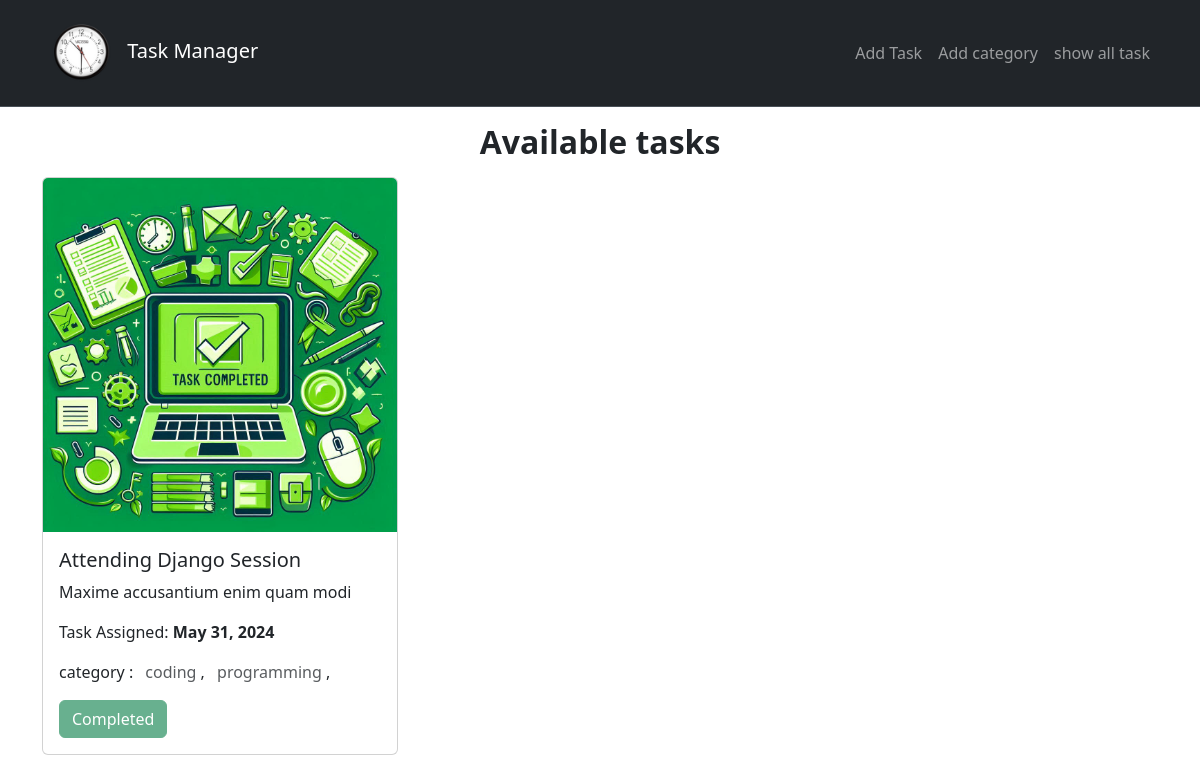
The page / on the database its author committed.
### task/models.py (models this page shows, shortened)
class Task(models.Model):
    title = models.CharField(max_length=300, verbose_name="Task Title")
    description = models.TextField(verbose_name="Task Description")
    is_completed = models.BooleanField(
        default=False, verbose_name="Is task completed?")
    task_assigned = models.DateField(auto_now_add=True)
    category = models.ManyToManyField(Category, verbose_name="Task Category")

### category/models.py (models this page shows, shortened)
class Category(models.Model):
    category_name = models.CharField(
        max_length=255, unique=True)

### task/views.py (the view)
# urls.py: path('', views.homePage, name="homePage"),
def homePage(request):
    tasks = Task.objects.all()
    return render(request, 'task/homePage.html', {'tasks': tasks})

### task/templates/task/homePage.html (shortened to what this page needs)
{% extends "base.html" %}
{% load static %}
{% block mainContent %}
    <section class="container mb-4 mt-2">
        {% if tasks %}
            <h2 class="fw-bold my-3 text-center">Available tasks</h2>
            <div class="row">
                {% for task in tasks %}
                    <div class="col-12 col-sm-6 col-md-4">
                        <div class="card">
                            {% if task.is_completed %}
                                <img src="{% static "completed.jpg" %}" class="card-img-top" alt="...">
                            {% else %}
                                <img src="{% static "pending.jpg" %}" class="card-img-top" alt="...">
                            {% endif %}
                            <div class="card-body">
                                <h5 class="card-title">{{ task.title |title }}</h5>
                                <p class="card-text">{{ task.description }}</p>
                                <p>
                                    Task Assigned:
                                    <span class="fw-bold">{{ task.task_assigned }}</span>
                                </p>
                                <p>
                                    category :
                                    {% for cat in task.category.all %}
                                        <span class="text-muted ms-2">{{ cat.category_name }}</span>
                                        ,
                                    {% endfor %}
                                </p>
                                {% if not task.is_completed %}
                                    <a href="{% url "editTask" task.id %}" class="btn btn-dark me-2">Edit</a>
                                    <a href="{% url "deleteTask" task.id %}" class="btn btn-danger me-2">Delete</a>
                                {% else %}
                                    <button class="btn btn-success me-2" disabled>Completed</button>
                                {% endif %}
                            </div>
                        </div>
                    </div>
                {% endfor %}
            </div>
        {% endif %}
    </section>
{% endblock mainContent %}

### rows shown on the page
Task: is_completed True (drawn), title "Attending Django Session", description "Maxime accusantium enim quam modi", task_assigned "May 31, 2024"
Category: category_name "coding"
Category: category_name "programming"
